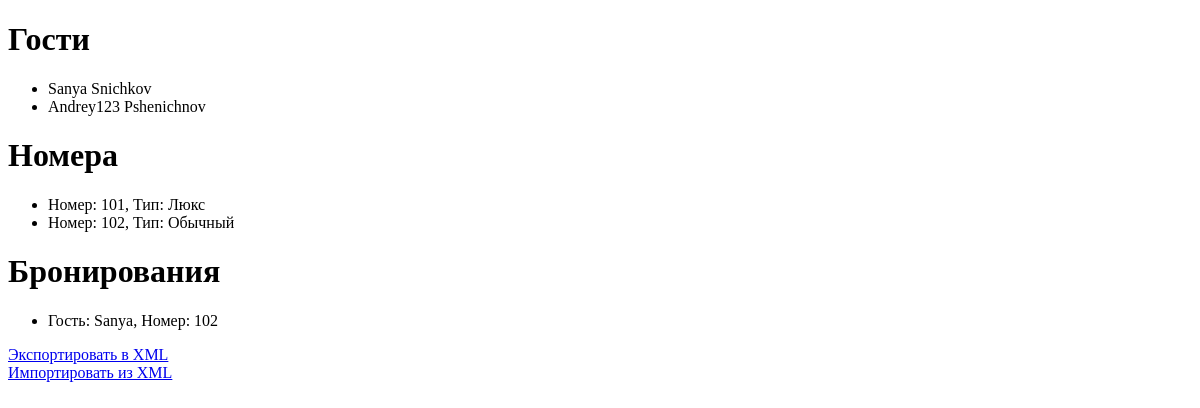
Before: /tables/ with the older database file.
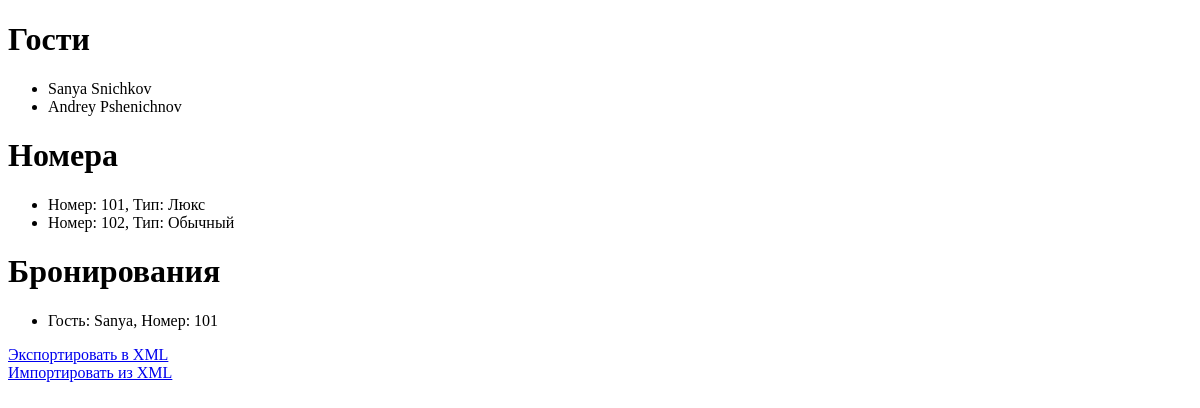
After: the same page with the newer database file.
### hotel/models.py (models this page shows, shortened)
class Guest(models.Model):
    first_name = models.CharField(max_length=50)
    last_name = models.CharField(max_length=50)
    phone_number = models.CharField(max_length=15, blank=True, null=True)
    email = models.EmailField(blank=True, null=True)
    passport_number = models.CharField(max_length=20, unique=True)

class Room(models.Model):
    STATUS_CHOICES = [
        ('свободен', 'Свободен'),
        ('занят', 'Занят'),
        ('ремонт', 'Ремонт'),
    ]
    room_number = models.IntegerField(unique=True)
    room_type = models.CharField(max_length=50)
    price_per_night = models.DecimalField(max_digits=10, decimal_places=2)
    status = models.CharField(max_length=10, choices=STATUS_CHOICES)

class Booking(models.Model):
    guest = models.ForeignKey(Guest, on_delete=models.CASCADE, related_name="bookings")
    room = models.ForeignKey(Room, on_delete=models.CASCADE, related_name="bookings")
    start_date = models.DateField()
    end_date = models.DateField()

### hotel/views.py (the view)
# urls.py: path('tables/', views.show_tables, name ='show_tables'),
def show_tables(request):
    guests = Guest.objects.all()
    rooms = Room.objects.all()
    bookings = Booking.objects.all()
    return render(request, 'show_tables.html',{
        'guests': guests,
        'rooms': rooms,
        'bookings': bookings,
    })

### hotel/templates/show_tables.html (shortened to what this page needs)
<!DOCTYPE html>
<html lang="en">
<head>
</head>
<body>
    <h1>Гости</h1>
    <ul>
        {% for guest in guests %}
        <li>{{ guest.first_name }} {{ guest.last_name }}</li>
        {% endfor %}
    </ul>
    <h1>Номера</h1>
    <ul>
        {% for room in rooms %}
        <li>Номер: {{ room.room_number }}, Тип: {{ room.room_type }}</li>
        {% endfor %}
    </ul>
    <h1>Бронирования</h1>
    <ul>
        {% for booking in bookings %}
        <li>Гость: {{ booking.guest.first_name }}, Номер: {{ booking.room.room_number }}</li>
        {% endfor %}
    </ul>
    <a href="/export/">Экспортировать в XML</a><br>
    <a href="/import/">Импортировать из XML</a>
</body>
</html>

Changed rows visible on the page:
changed Guest "Pshenichnov": first_name "Andrey123" → "Andrey"
changed Booking "Sanya": room.room_number "102" → "101"
